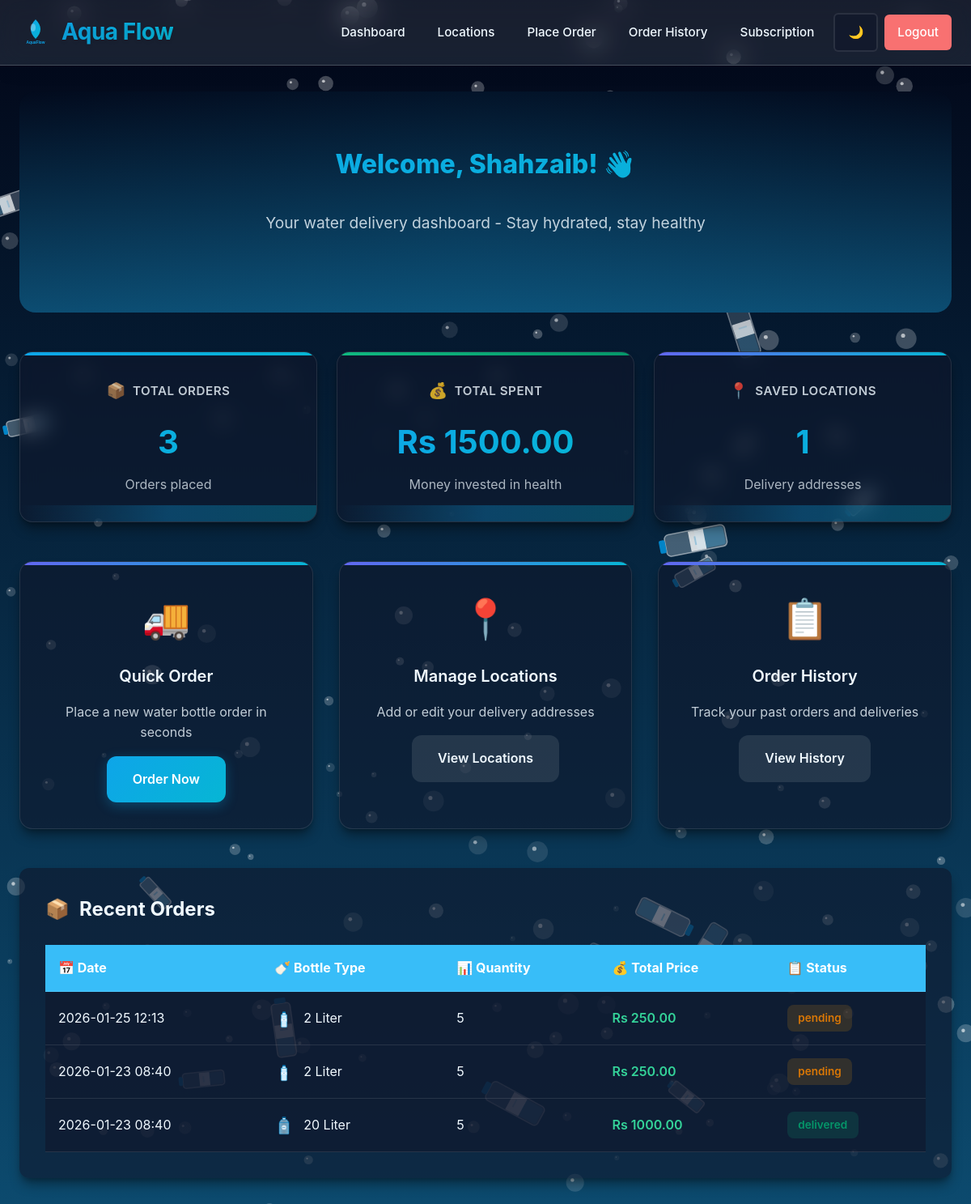
/dashboard (signed in), run on the app's committed database.
### tables this page shows
CREATE TABLE orders (
    id INTEGER PRIMARY KEY AUTOINCREMENT,
    user_id INTEGER NOT NULL,
    bottle_type TEXT NOT NULL,
    quantity INTEGER NOT NULL,
    total_price REAL NOT NULL,
    order_type TEXT DEFAULT 'single',
    status TEXT DEFAULT 'pending',
    order_date TIMESTAMP DEFAULT CURRENT_TIMESTAMP, delivery_boy_id INTEGER REFERENCES users(id), address TEXT, city TEXT,
    FOREIGN KEY (user_id) REFERENCES users (id)
);

### app.py (the view)
@app.route('/dashboard')
@login_required
def dashboard():
    db = get_db()
    user_id = session['user_id']
    user_role = session.get('user_role')
    if user_role == 'delivery':
        return redirect(url_for('delivery_panel'))
    elif user_role == 'admin':
        return redirect(url_for('admin_panel'))
    elif user_role == 'van':
        return redirect(url_for('van_panel'))
    orders = db.execute('SELECT * FROM orders WHERE user_id = ?', (user_id,)).fetchall()
    total_orders = len(orders)
    total_spent = sum(order['total_price'] for order in orders)
    locations_count = db.execute('SELECT COUNT(*) as count FROM locations WHERE user_id = ?', (user_id,)).fetchone()['count']
    recent_orders = db.execute(
        'SELECT * FROM orders WHERE user_id = ? ORDER BY order_date DESC LIMIT 5',
        (user_id,)
    ).fetchall()
    return render_template('dashboard.html',
                         total_orders=total_orders,
                         total_spent=total_spent,
                         locations_count=locations_count,
                         recent_orders=recent_orders)

### app.py (called while the page is built, shortened)
def get_db():
    db = getattr(g, '_database', None)
    if db is None:
        db = g._database = sqlite3.connect(DATABASE)
        db.row_factory = sqlite3.Row
    return db

@app.teardown_appcontext
def close_connection(exception):
    db = getattr(g, '_database', None)
    if db is not None:
        db.close()

def generate_subscription_orders():
    db = get_db()
    today_str = date.today().isoformat()
    subscriptions = db.execute('SELECT * FROM subscriptions').fetchall()
    for sub in subscriptions:
        last_gen = sub['last_generated_date'] if 'last_generated_date' in sub.keys() else None
    db.commit()

@app.before_request
def before_request():
    if request.endpoint and 'static' not in request.endpoint:
        if 'water_supply.db' in os.listdir('.'): # simple check to ensure db exists
             pass # Logic moved to explicit call to avoid circular dependency issues during startup
             try:
                 generate_subscription_orders()
             except Exception:
                 pass

def login_required(f):
    from functools import wraps
    @wraps(f)
    def decorated_function(*args, **kwargs):
        if 'user_id' not in session:
            flash('Please login first', 'error')
            return redirect(url_for('login'))
        return f(*args, **kwargs)
    return decorated_function

### templates/dashboard.html (shortened to what this page needs)
{% extends "base.html" %}
{% block content %}
<div class="dashboard">
    <div class="hero-section">
        <h1 class="hero-title">Welcome, {{ session.user_name }}! 👋</h1>
        <p class="hero-subtitle">Your water delivery dashboard - Stay hydrated, stay healthy</p>
    </div>
    <div class="stats-grid">
        <div class="stat-card water-wave">
            <h3>Total Orders</h3>
            <p class="stat-number">{{ total_orders }}</p>
            <p style="opacity: 0.7; margin-top: 0.5rem;">Orders placed</p>
        </div>
        <div class="stat-card water-wave">
            <h3>Total Spent</h3>
            <p class="stat-number">Rs {{ "%.2f"|format(total_spent) }}</p>
            <p style="opacity: 0.7; margin-top: 0.5rem;">Money invested in health</p>
        </div>
        <div class="stat-card water-wave">
            <h3>Saved Locations</h3>
            <p class="stat-number">{{ locations_count }}</p>
            <p style="opacity: 0.7; margin-top: 0.5rem;">Delivery addresses</p>
        </div>
    </div>
    <div class="feature-grid">
        <div class="feature-card">
            <span class="feature-icon">🚚</span>
            <h3 class="feature-title">Quick Order</h3>
            <p class="feature-description">Place a new water bottle order in seconds</p>
            <a href="{{ url_for('order') }}" class="btn btn-primary" style="margin-top: 1rem; width: auto;">Order
                Now</a>
        </div>
        <div class="feature-card">
            <span class="feature-icon">📍</span>
            <h3 class="feature-title">Manage Locations</h3>
            <p class="feature-description">Add or edit your delivery addresses</p>
            <a href="{{ url_for('locations') }}" class="btn btn-secondary" style="margin-top: 1rem; width: auto;">View
                Locations</a>
        </div>
        <div class="feature-card">
            <span class="feature-icon">📋</span>
            <h3 class="feature-title">Order History</h3>
            <p class="feature-description">Track your past orders and deliveries</p>
            <a href="{{ url_for('order_history') }}" class="btn btn-secondary"
                style="margin-top: 1rem; width: auto;">View History</a>
        </div>
    </div>
    <div class="recent-orders">
        <h2 style="display: flex; align-items: center; gap: 0.75rem; margin-bottom: 1.5rem;">
            <span style="font-size: 1.5rem;">📦</span>
            Recent Orders
        </h2>
        {% if recent_orders %}
        <div style="overflow-x: auto;">
            <table>
                <thead>
                    <tr>
                        <th>📅 Date</th>
                        <th>🍼 Bottle Type</th>
                        <th>📊 Quantity</th>
                        <th>💰 Total Price</th>
                        <th>📋 Status</th>
                    </tr>
                </thead>
                <tbody>
                    {% for order in recent_orders %}
                    <tr>
                        <td>{{ order.order_date[:16] }}</td>
                        <td>
                            <span style="display: flex; align-items: center; gap: 0.5rem;">
                                {% if order.bottle_type == '2 Liter' %}
                                <img src="{{ url_for('static', filename='images/bottle-small.svg') }}"
                                    class="inline-bottle" alt="2L">
                                {% else %}
                                <img src="{{ url_for('static', filename='images/bottle-large.svg') }}"
                                    class="inline-bottle" alt="20L">
                                {% endif %}
                                {{ order.bottle_type }}
                            </span>
                        </td>
                        <td>{{ order.quantity }}</td>
                        <td style="font-weight: 600; color: var(--success-color);">Rs {{
                            "%.2f"|format(order.total_price) }}</td>
                        <td><span class="status status-{{ order.status }}">{{ order.status }}</span></td>
                    </tr>
                    {% endfor %}
                </tbody>
            </table>
        </div>
        {% endif %}
    </div>
</div>
{% endblock %}

### templates/base.html (shortened to what this page needs)
<!DOCTYPE html>
<html lang="en" class="{{ session.get('theme', 'dark') }}">
<head>
    <link rel="stylesheet" href="{{ url_for('static', filename='style.css') }}">
</head>
<body>
    <canvas id="particleNet"></canvas>
    {% if session.get('user_id') %}
    <nav class="navbar">
        <div class="nav-container">
            <div class="nav-brand">
                <img src="{{ url_for('static', filename='images/logo.svg') }}" alt="AquaFlow Logo"
                    style="width: 40px; height: 40px;">
                <h2>Aqua Flow</h2>
            </div>
            <div class="nav-links">
                {% if session.get('user_role') == 'admin' %}
                <a href="{{ url_for('admin_panel') }}">Admin Panel</a>
                {% elif session.get('user_role') == 'delivery' %}
                <a href="{{ url_for('delivery_panel') }}">Delivery Panel</a>
                {% elif session.get('user_role') == 'van' %}
                <a href="{{ url_for('van_panel') }}">Van Dashboard</a>
                {% else %}
                <a href="{{ url_for('dashboard') }}">Dashboard</a>
                <a href="{{ url_for('locations') }}">Locations</a>
                <a href="{{ url_for('order') }}">Place Order</a>
                <a href="{{ url_for('order_history') }}">Order History</a>
                <a href="{{ url_for('subscription') }}">Subscription</a>
                {% endif %}
                <a href="{{ url_for('toggle_theme') }}" class="theme-toggle">
                    {% if session.get('theme', 'light') == 'light' %}🌙{% else %}☀️{% endif %}
                </a>
                <a href="{{ url_for('logout') }}" class="logout-btn">Logout</a>
            </div>
        </div>
    </nav>
    {% endif %}
    <div class="container">
        {% block content %}{% endblock %}
    </div>
</body>
</html>

### data on the page
orders: order_date "2026-01-25 12:13", bottle_type "2 Liter", quantity "5", total_price "250.00", status "pending"
orders: order_date "2026-01-23 08:40", bottle_type "2 Liter", quantity "5", total_price "250.00", status "pending"
orders: order_date "2026-01-23 08:40", bottle_type "20 Liter", quantity "5", total_price "1000.00", status "delivered"

### other printed values
{{ session.user_name }} "Shahzaib"
{{ total_orders }} "3"
{{ "%.2f"|format(total_spent) }} "1500.00"
{{ locations_count }} "1"
